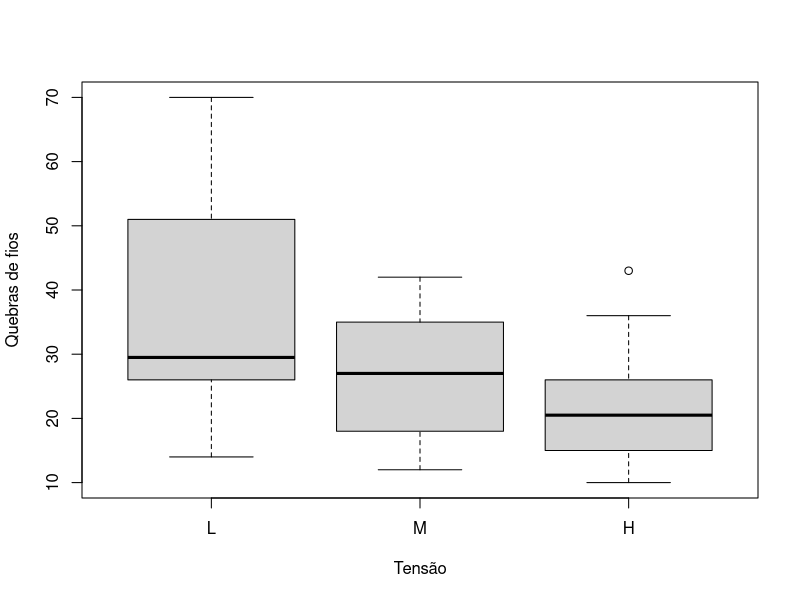

Recreate this plot in R.
# Regressão de Poisson ----

# Ajuste e resultados ----
ajuste <- glm(breaks ~ tension + wool, data = warpbreaks,
              family = poisson(link = "log"))
print(summary(ajuste))
print(exp(cbind(razao_taxas = coef(ajuste),
                confint.default(ajuste))))
print(sum(residuals(ajuste, type = "pearson")^2) / df.residual(ajuste))

# Visualização e diagnóstico ----
boxplot(breaks ~ tension, data = warpbreaks, xlab = "Tensão", ylab = "Quebras de fios")
